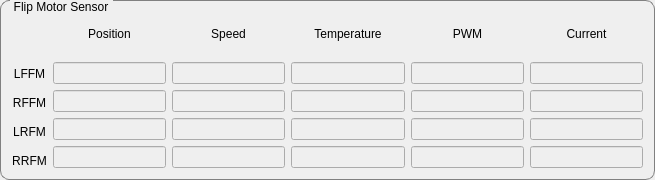
   <widget class="QGroupBox" name="groupBox_7">
    <property name="geometry">
     <rect>
      <x>10</x>
      <y>280</y>
      <width>655</width>
      <height>180</height>
     </rect>
    </property>
    <property name="styleSheet">
     <string notr="true">QGroupBox{
	border:1px solid gray;
	border-radius: 9px;
	margin-top:0.5em;} 
 QGroupBox::title{
	subcontrol-origin:margin;
	left:10px;
	padding: 0 3 px 2 3px}</string>
    </property>
    <property name="title">
     <string>Flip Motor Sensor</string>
    </property>
    <layout class="QHBoxLayout" name="horizontalLayout_2">
     <item>
      <layout class="QVBoxLayout" name="verticalLayout_10">
       <property name="spacing">
        <number>15</number>
       </property>
       <item>
        <spacer name="verticalSpacer_7">
         <property name="orientation">
          <enum>Qt::Vertical</enum>
         </property>
         <property name="sizeHint" stdset="0">
          <size>
           <width>20</width>
           <height>13</height>
          </size>
         </property>
        </spacer>
       </item>
       <item>
        <widget class="QLabel" name="label_6">
         <property name="layoutDirection">
          <enum>Qt::LeftToRight</enum>
         </property>
         <property name="text">
          <string>LFFM</string>
         </property>
         <property name="alignment">
          <set>Qt::AlignCenter</set>
         </property>
        </widget>
       </item>
       <item>
        <widget class="QLabel" name="label_22">
         <property name="text">
          <string>RFFM</string>
         </property>
         <property name="alignment">
          <set>Qt::AlignCenter</set>
         </property>
        </widget>
       </item>
       <item>
        <widget class="QLabel" name="label_23">
         <property name="text">
          <string>LRFM</string>
         </property>
         <property name="alignment">
          <set>Qt::AlignCenter</set>
         </property>
        </widget>
       </item>
       <item>
        <widget class="QLabel" name="label_24">
         <property name="text">
          <string>RRFM</string>
         </property>
         <property name="alignment">
          <set>Qt::AlignCenter</set>
         </property>
        </widget>
       </item>
      </layout>
     </item>
     <item>
      <layout class="QVBoxLayout" name="verticalLayout_11">
       <item>
        <widget class="QLabel" name="label_25">
         <property name="text">
          <string>Position</string>
         </property>
         <property name="alignment">
          <set>Qt::AlignCenter</set>
         </property>
        </widget>
       </item>
       <item>
        <widget class="QLineEdit" name="lffmPosLineEdit">
         <property name="enabled">
          <bool>false</bool>
         </property>
         <property name="alignment">
          <set>Qt::AlignCenter</set>
         </property>
        </widget>
       </item>
       <item>
        <widget class="QLineEdit" name="rffmPosLineEdit">
         <property name="enabled">
          <bool>false</bool>
         </property>
         <property name="alignment">
          <set>Qt::AlignCenter</set>
         </property>
        </widget>
       </item>
       <item>
        <widget class="QLineEdit" name="lrfmPosLineEdit">
         <property name="enabled">
          <bool>false</bool>
         </property>
         <property name="alignment">
          <set>Qt::AlignCenter</set>
         </property>
        </widget>
       </item>
       <item>
        <widget class="QLineEdit" name="rrfmPosLineEdit">
         <property name="enabled">
          <bool>false</bool>
         </property>
         <property name="alignment">
          <set>Qt::AlignCenter</set>
         </property>
        </widget>
       </item>
      </layout>
     </item>
     <item>
      <layout class="QVBoxLayout" name="verticalLayout_13">
       <item>
        <widget class="QLabel" name="label_27">
         <property name="text">
          <string>Speed</string>
         </property>
         <property name="alignment">
          <set>Qt::AlignCenter</set>
         </property>
        </widget>
       </item>
       <item>
        <widget class="QLineEdit" name="lffmVelLineEdit">
         <property name="enabled">
          <bool>false</bool>
         </property>
         <property name="alignment">
          <set>Qt::AlignCenter</set>
         </property>
        </widget>
       </item>
       <item>
        <widget class="QLineEdit" name="rffmVelLineEdit">
         <property name="enabled">
          <bool>false</bool>
         </property>
         <property name="alignment">
          <set>Qt::AlignCenter</set>
         </property>
        </widget>
       </item>
       <item>
        <widget class="QLineEdit" name="lrfmVelLineEdit">
         <property name="enabled">
          <bool>false</bool>
         </property>
         <property name="alignment">
          <set>Qt::AlignCenter</set>
         </property>
        </widget>
       </item>
       <item>
        <widget class="QLineEdit" name="rrfmVelLineEdit">
         <property name="enabled">
          <bool>false</bool>
         </property>
         <property name="alignment">
          <set>Qt::AlignCenter</set>
         </property>
        </widget>
       </item>
      </layout>
     </item>
     <item>
      <layout class="QVBoxLayout" name="verticalLayout_5">
       <item>
        <widget class="QLabel" name="label_28">
         <property name="text">
          <string>Temperature</string>
         </property>
         <property name="alignment">
          <set>Qt::AlignCenter</set>
         </property>
        </widget>
       </item>
       <item>
        <widget class="QLineEdit" name="lffmTempLineEdit">
         <property name="enabled">
          <bool>false</bool>
         </property>
         <property name="alignment">
          <set>Qt::AlignCenter</set>
         </property>
        </widget>
       </item>
       <item>
        <widget class="QLineEdit" name="rffmTempLineEdit">
         <property name="enabled">
          <bool>false</bool>
         </property>
         <property name="alignment">
          <set>Qt::AlignCenter</set>
         </property>
        </widget>
       </item>
       <item>
        <widget class="QLineEdit" name="lrfmTempLineEdit">
         <property name="enabled">
          <bool>false</bool>
         </property>
         <property name="alignment">
          <set>Qt::AlignCenter</set>
         </property>
        </widget>
       </item>
       <item>
        <widget class="QLineEdit" name="rrfmTempLineEdit">
         <property name="enabled">
          <bool>false</bool>
         </property>
         <property name="alignment">
          <set>Qt::AlignCenter</set>
         </property>
        </widget>
       </item>
      </layout>
     </item>
     <item>
      <layout class="QVBoxLayout" name="verticalLayout_14">
       <item>
        <widget class="QLabel" name="label_29">
         <property name="text">
          <string>PWM</string>
         </property>
         <property name="alignment">
          <set>Qt::AlignCenter</set>
         </property>
        </widget>
       </item>
       <item>
        <widget class="QLineEdit" name="lffmPWMLineEdit">
         <property name="enabled">
          <bool>false</bool>
         </property>
         <property name="alignment">
          <set>Qt::AlignCenter</set>
         </property>
        </widget>
       </item>
       <item>
        <widget class="QLineEdit" name="rffmPWMLineEdit">
         <property name="enabled">
          <bool>false</bool>
         </property>
         <property name="alignment">
          <set>Qt::AlignCenter</set>
         </property>
        </widget>
       </item>
       <item>
        <widget class="QLineEdit" name="lrfmPWMLineEdit">
         <property name="enabled">
          <bool>false</bool>
         </property>
         <property name="alignment">
          <set>Qt::AlignCenter</set>
         </property>
        </widget>
       </item>
       <item>
        <widget class="QLineEdit" name="rrfmPWMLineEdit">
         <property name="enabled">
          <bool>false</bool>
         </property>
         <property name="alignment">
          <set>Qt::AlignCenter</set>
         </property>
        </widget>
       </item>
      </layout>
     </item>
     <item>
      <layout class="QVBoxLayout" name="verticalLayout_15">
       <item>
        <widget class="QLabel" name="label_32">
         <property name="text">
          <string>Current</string>
         </property>
         <property name="alignment">
          <set>Qt::AlignCenter</set>
         </property>
        </widget>
       </item>
       <item>
        <widget class="QLineEdit" name="lffmCurrentLineEdit">
         <property name="enabled">
          <bool>false</bool>
         </property>
         <property name="alignment">
          <set>Qt::AlignCenter</set>
         </property>
        </widget>
       </item>
       <item>
        <widget class="QLineEdit" name="rffmCurrentLineEdit">
         <property name="enabled">
          <bool>false</bool>
         </property>
         <property name="alignment">
          <set>Qt::AlignCenter</set>
         </property>
        </widget>
       </item>
       <item>
        <widget class="QLineEdit" name="lrfmCurrentLineEdit">
         <property name="enabled">
          <bool>false</bool>
         </property>
         <property name="alignment">
          <set>Qt::AlignCenter</set>
         </property>
        </widget>
       </item>
       <item>
        <widget class="QLineEdit" name="rrfmCurrentLineEdit">
         <property name="enabled">
          <bool>false</bool>
         </property>
         <property name="alignment">
          <set>Qt::AlignCenter</set>
         </property>
        </widget>
       </item>
      </layout>
     </item>
    </layout>
   </widget>
